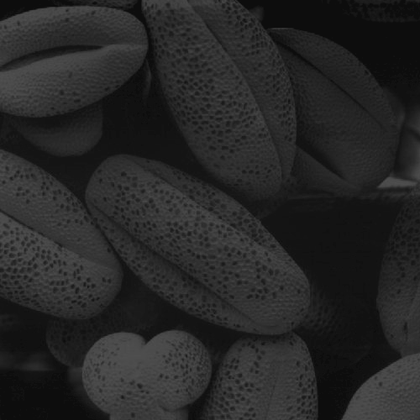
%> input picture Thanh/dataImages/Fig0316(4)(bottom_left).tif, 420 x 420 px, shrunk from 500 x 500 before the run
$ octave chay_function.m   (GNU Octave 9; MATLAB toolbox functions it lacks are replaced by stand-ins)
%> lines starting %> are read from the running program, lines starting %| are printed output that depends on the picture
### Thanh/chuong3_4_ngay05_01_2024/function_canbangluocdoxam_imhist.m
function histogram_equalization_histeq(image_path)
%> called with image_path = 'Fig0316(4)(bottom_left).tif'
    % ??c ?nh t? ???ng d?n
    img = imread(image_path);
%> img is the input picture: size 420x420 uint8; min 10, max 81, mean 38.7

    % N?u ?nh là ?nh màu, chuy?n sang ?nh xám
    if size(img, 3) == 3
        img = rgb2gray(img);
    end

    % B??c 1: Cân b?ng histogram s? d?ng hàm histeq
    new_img = histeq(img);
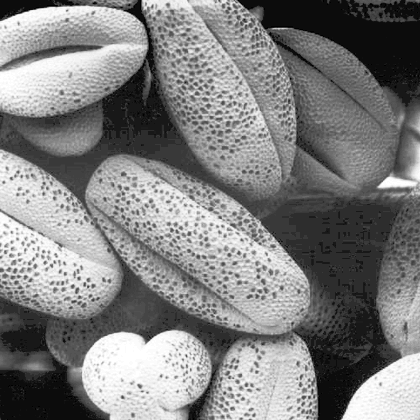
%> new_img: size 420x420 uint8; min 0, max 255, mean 128.4

    % B??c 2: Hi?n th? ?nh g?c và ?nh sau khi cân b?ng histogram
    figure;
    subplot(1, 2, 1);
    imshow(img);
    title('?nh g?c');

    subplot(1, 2, 2);
    imshow(new_img);
    title('?nh sau khi cân b?ng histogram');

    % B??c 3: V? histogram tr??c và sau khi cân b?ng
    figure;
    subplot(1, 2, 1);
    imhist(img);
    title('Histogram g?c');

    subplot(1, 2, 2);
    imhist(new_img);
    title('Histogram sau khi cân b?ng');
end

### Thanh/chuong3_4_ngay05_01_2024/function_canbangluocdoxam.m
function histogram_equalization_process(image_path)
    % ??c ?nh
    img = imread(image_path);  % ??c ?nh t? ???ng d?n

    % N?u ?nh là ?nh màu, chuy?n sang ?nh xám
    if size(img, 3) == 3
        img = rgb2gray(img);
    end

    % Kích th??c ?nh
    [rows, cols] = size(img);

    % B??c 1: Tính histogram g?c
    histogram = zeros(1, 256);  % M?ng l?u tr? t?n su?t xu?t hi?n c?a các giá tr? xám (0-255)
    for i = 1:rows
        for j = 1:cols
            pixelValue = img(i, j);  % L?y giá tr? pixel t?i (i, j)
            histogram(pixelValue + 1) = histogram(pixelValue + 1) + 1;  % C?p nh?t t?n su?t
        end
    end

    % B??c 2: Tính CDF (Cumulative Distribution Function)
    cdf = cumsum(histogram) / (rows * cols);  % CDF chu?n hóa (tích l?y t?n su?t chia cho t?ng s? pixel)

    % B??c 3: Áp d?ng công th?c chuy?n ??i giá tr? xám b?ng CDF
    new_img = uint8(255 * cdf(double(img) + 1));  % Chuy?n ??i ?nh theo CDF

    % B??c 4: Hi?n th? ?nh g?c và ?nh sau khi cân b?ng histogram
    figure;
    subplot(1, 2, 1);
    imshow(img);
    title('?nh g?c');

    subplot(1, 2, 2);
    imshow(new_img);
    title('?nh sau khi cân b?ng histogram');

    % B??c 5: Tính histogram c?a ?nh m?i và v? bi?u ??
    new_histogram = zeros(1, 256);  % Tính l?i histogram cho ?nh ?ã cân b?ng
    for i = 1:rows
        for j = 1:cols
            pixelValue = new_img(i, j);
            new_histogram(pixelValue + 1) = new_histogram(pixelValue + 1) + 1;
        end
    end

    % V? bi?u ?? histogram tr??c và sau khi cân b?ng
    figure;
    subplot(1, 2, 1);
    bar(0:255, histogram);
    title('Histogram g?c');

    subplot(1, 2, 2);
    bar(0:255, new_histogram);
    title('Histogram sau khi cân b?ng');
end

### Thanh/chuong3_4_ngay05_01_2024/chay_function.m
% Ví d?: Ch?y hàm trên ?nh c? th?
function_canbangluocdoxam_imhist('Fig0316(4)(bottom_left).tif');
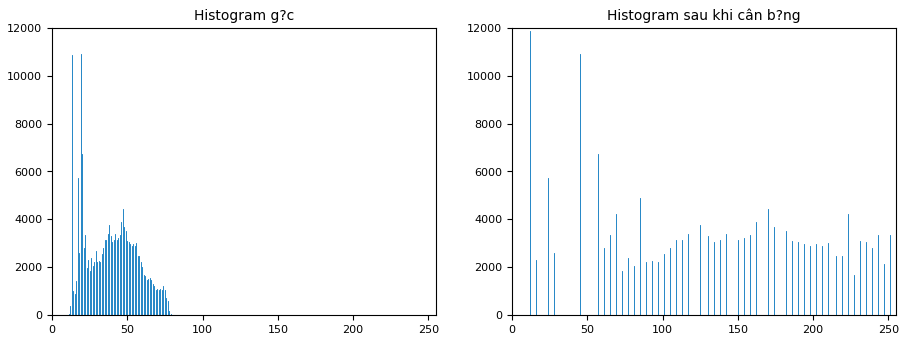
%> figure redrawn from the program's plot data, 2 panels; panel 1: highest point at x = 19, y = 10911; panel 2: highest point at x = 12, y = 11853
function_canbangluocdoxam('Fig0316(4)(bottom_left).tif');
%> after the loop in histogram_equalization_process, `for i = 1:rows`: histogram = 256 values, max 10911 at index 20, min 0 at index 1, mean 689.1
%> in histogram_equalization_process, `cdf = cumsum(histogram) / (rows * cols);`: cdf = 256 values from 0 to 1
%> after the loop in histogram_equalization_process, `for i = 1:rows`: new_histogram = 256 values, max 10911 at index 50, min 0 at index 3, mean 689.1
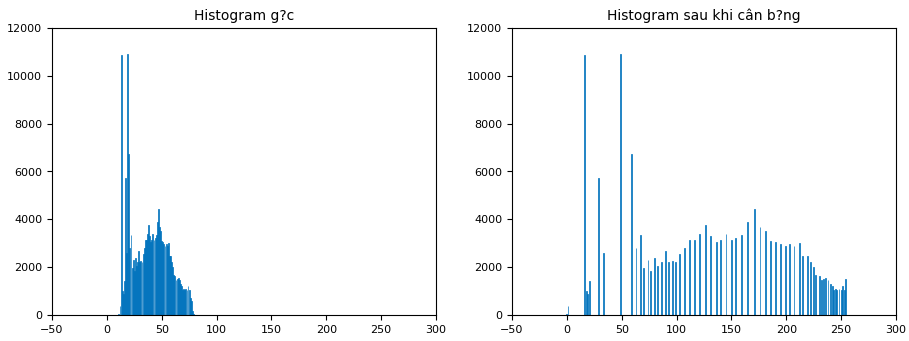
%> figure redrawn from the program's plot data, 2 panels; panel 1: tallest bar 10911 high, from x = 18.6 to 19.4; panel 2: tallest bar 10911 high, from x = 48.6 to 49.4
